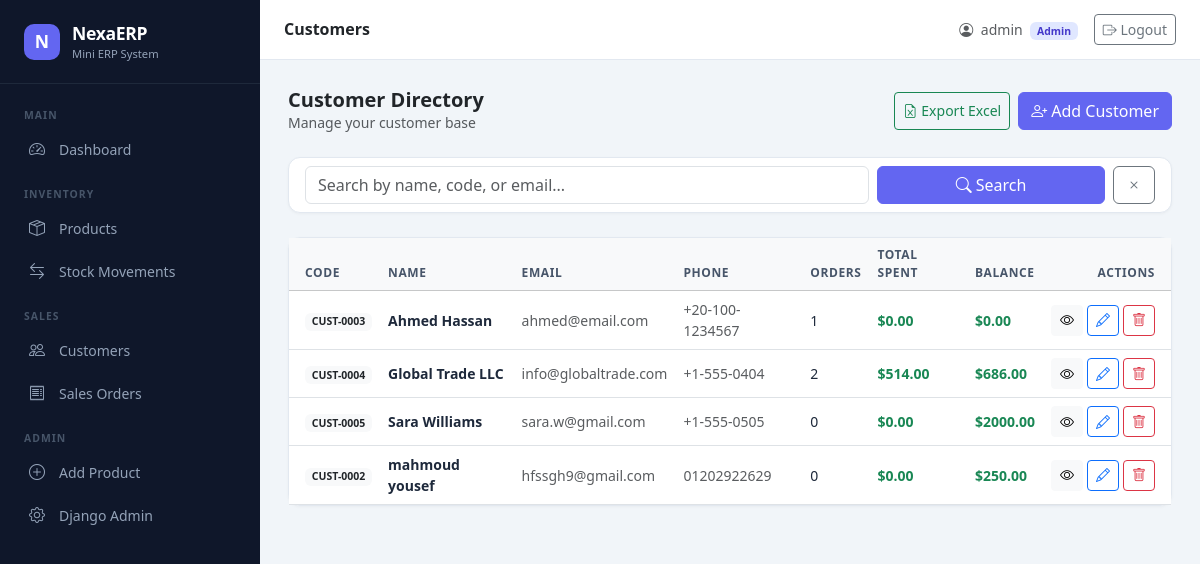
The page /customers/ (signed in) on the database its author committed.
### customers/models.py (models this page shows, shortened)
class Customer(models.Model):
    customer_code = models.CharField(max_length=50, unique=True)
    name = models.CharField(max_length=255)
    phone = models.CharField(max_length=20, blank=True)
    address = models.TextField(blank=True)
    email = models.EmailField(blank=True)
    opening_balance = models.DecimalField(max_digits=12, decimal_places=2, default=0)
    is_active = models.BooleanField(default=True)
    created_at = models.DateTimeField(auto_now_add=True)
    updated_at = models.DateTimeField(auto_now=True)
    class Meta:
        ordering = ['name']
    @property
    def total_orders(self):
        return self.salesorder_set.exclude(status='cancelled').count()
    @property
    def total_spent(self):
        from django.db.models import Sum
        result = self.salesorder_set.filter(status='confirmed').aggregate(
            total=Sum('total_amount')
        )
        return result['total'] or 0
    @property
    def balance(self):
        from django.db.models import Sum
        confirmed_total = self.salesorder_set.filter(
            status='confirmed'
        ).aggregate(total=Sum('total_amount'))['total'] or 0
        return self.opening_balance - confirmed_total

### customers/views.py (the view)
# urls.py: path('', CustomerListView.as_view(), name='customer_list'),
class CustomerListView(SalesOrAdminMixin, ListView):
    model = Customer
    template_name = 'customers/customer_list.html'
    context_object_name = 'customers'
    paginate_by = 15
    def get_queryset(self):
        query = self.request.GET.get('q', '')
        return CustomerService.search(query=query or None)
    def get_context_data(self, **kwargs):
        context = super().get_context_data(**kwargs)
        context['search_form'] = CustomerSearchForm(self.request.GET)
        return context

### customers/forms.py
class CustomerSearchForm(forms.Form):
    q = forms.CharField(
        required=False,
        widget=forms.TextInput(attrs={
            'class': 'form-control',
            'placeholder': 'Search by name, code, or email...'
        })
    )

### core/mixins.py (called while the page is built)
    def dispatch(self, request, *args, **kwargs):
        if not request.user.is_authenticated:
            return self.handle_no_permission()
        return super().dispatch(request, *args, **kwargs)

### customers/services.py (called while the page is built)
    @staticmethod
    def search(query=None):
        qs = Customer.objects.filter(is_active=True)
        if query:
            qs = qs.filter(name__icontains=query) | Customer.objects.filter(
                customer_code__icontains=query, is_active=True
            ) | Customer.objects.filter(
                email__icontains=query, is_active=True
            )
        return qs.distinct()

### customers/templates/customers/customer_list.html (shortened to what this page needs)
{% extends "base.html" %}
{% load humanize %}
{% block page_title %}Customers{% endblock %}
{% block content %}
<div class="d-flex justify-content-between align-items-center mb-4">
    <div>
        <h5 class="fw-bold mb-0">Customer Directory</h5>
        <p class="text-muted small mb-0">Manage your customer base</p>
    </div>
    <div class="d-flex gap-2">
        {% if user.is_staff or user.is_superuser %}
        <a href="{% url 'customer_export' %}" class="btn btn-outline-success btn-sm d-flex align-items-center">
            <i class="bi bi-file-earmark-excel me-1"></i>Export Excel
        </a>
        {% endif %}
        <a href="{% url 'customer_create' %}" class="btn btn-primary">
            <i class="bi bi-person-plus me-1"></i>Add Customer
        </a>
    </div>
</div>
<div class="card mb-4">
    <div class="card-body py-2">
        <form method="get" class="row g-2 align-items-end">
            <div class="col-md-8">{{ search_form.q }}</div>
            <div class="col-md-4 d-flex gap-2">
                <button type="submit" class="btn btn-primary flex-fill"><i class="bi bi-search me-1"></i>Search</button>
                <a href="{% url 'customer_list' %}" class="btn btn-outline-secondary"><i class="bi bi-x"></i></a>
            </div>
        </form>
    </div>
</div>
<div class="card">
    <div class="card-body p-0">
        <div class="table-responsive">
            <table class="table table-hover mb-0 ">
                <thead class="table-light">
                    <tr>
                        <th class="ps-3">Code</th>
                        <th>Name</th>
                        <th>Email</th>
                        <th>Phone</th>
                        <th>Orders</th>
                        <th>Total Spent</th>
                        <th>Balance</th>
                        <th class="text-end pe-3">Actions</th>
                    </tr>
                </thead>
                <tbody>
                    {% for customer in customers %}
                    <tr>
                        <td class="ps-3"><span class="badge bg-light text-dark fw-semibold">{{ customer.customer_code }}</span></td>
                        <td class="fw-semibold">{{ customer.name }}</td>
                        <td class="text-muted">{{ customer.email|default:"—" }}</td>
                        <td class="text-muted">{{ customer.phone|default:"—" }}</td>
                        <td>{{ customer.total_orders }}</td>
                        <td class="fw-semibold text-success">${{ customer.total_spent|floatformat:2|intcomma }}</td>
                        <td class="fw-semibold {% if customer.balance >= 0 %}text-success{% else %}text-danger{% endif %}">
                            ${{ customer.balance|floatformat:2 }}
                        </td>
                        <td class="text-end pe-3">
                            <div class="d-flex gap-1 justify-content-end">
                                <a href="{% url 'customer_detail' customer.pk %}" class="btn btn-sm btn-light" title="View"><i class="bi bi-eye"></i></a>
                                <a href="{% url 'customer_update' customer.pk %}" class="btn btn-sm btn-outline-primary" title="Edit"><i class="bi bi-pencil"></i></a>
                                {% if user.is_staff or user.is_superuser %}
                                <a href="{% url 'customer_delete' customer.pk %}" class="btn btn-sm btn-outline-danger" title="Delete"><i class="bi bi-trash"></i></a>
                                {% endif %}
                            </div>
                        </td>
                    </tr>
                    {% endfor %}
                </tbody>
            </table>
        </div>
    </div>
</div>
{% endblock %}

### templates/base.html (shortened to what this page needs)
{% load static %}
<!DOCTYPE html>
<html lang="en">
<head>
    <link href="https://cdn.jsdelivr.net/npm/bootstrap@5.3.2/dist/css/bootstrap.min.css" rel="stylesheet">
    <link href="https://cdn.jsdelivr.net/npm/bootstrap-icons@1.11.3/font/bootstrap-icons.css" rel="stylesheet">
    <link rel="stylesheet" href="{% static 'css/base.css' %}">
</head>
<body>
{% if user.is_authenticated %}
<nav id="sidebar">
    <a href="/" class="text-decoration-none">
        <div class="sidebar-brand">
            <div class="brand-logo">N</div>
            <div>
                <div class="brand-name">NexaERP</div>
                <div class="brand-sub">Mini ERP System</div>
            </div>
        </div>
    </a>
    <div class="sidebar-nav">
        <div class="nav-section">Main</div>
        <a href="{% url 'dashboard' %}" class="sidebar-link {% if request.resolver_match.namespace == 'core' %}active{% endif %}">
            <i class="bi bi-speedometer2"></i> Dashboard
        </a>
        <div class="nav-section mt-2">Inventory</div>
        <a href="{% url 'products_list' %}" class="sidebar-link {% if request.resolver_match.namespace == 'products' %}active{% endif %}">
            <i class="bi bi-box-seam"></i> Products
        </a>
        <a href="{% url 'movement_list' %}" class="sidebar-link {% if request.resolver_match.namespace == 'stock' %}active{% endif %}">
            <i class="bi bi-arrow-left-right"></i> Stock Movements
        </a>
        <div class="nav-section mt-2">Sales</div>
        <a href="{% url 'customer_list' %}" class="sidebar-link {% if request.resolver_match.namespace == 'customers' %}active{% endif %}">
            <i class="bi bi-people"></i> Customers
        </a>
        <a href="{% url 'order_list' %}" class="sidebar-link {% if request.resolver_match.namespace == 'orders' %}active{% endif %}">
            <i class="bi bi-receipt"></i> Sales Orders
        </a>
        {% if user.is_staff or user.is_superuser %}
        <div class="nav-section mt-2">Admin</div>
        <a href="{% url 'products_create' %}" class="sidebar-link">
            <i class="bi bi-plus-circle"></i> Add Product
        </a>
        <a href="{% url 'admin:index' %}" class="sidebar-link" target="_blank">
            <i class="bi bi-gear"></i> Django Admin
        </a>
        {% endif %}
    </div>
</nav>
<div id="main-content">
    <div class="topbar">
        <div class="d-flex align-items-center gap-3">
            <h6 class="mb-0 fw-semibold text-dark">{% block page_title %}Dashboard{% endblock %}</h6>
        </div>
        <div class="d-flex align-items-center gap-3">
            <span class="text-muted small">
                <i class="bi bi-person-circle me-1"></i>
                {{ user.get_full_name|default:user.username }}
                {% if user.is_staff %}<span class="badge ms-1" style="background:#e0e7ff;color:#4338ca;font-size:0.65rem">Admin</span>{% else %}<span class="badge ms-1" style="background:#dcfce7;color:#166534;font-size:0.65rem">Sales</span>{% endif %}
            </span>
            <form method="post" action="{% url 'logout' %}" class="d-inline">
                <button type="submit" class="btn btn-sm btn-outline-secondary">
                    <i class="bi bi-box-arrow-right"></i> Logout
                </button>
            </form>
        </div>
    </div>
    <div class="page-content">
        {% block content %}{% endblock %}
    </div>
</div>
{% else %}
<div>{% block auth_content %}{% endblock %}</div>
{% endif %}
</body>
</html>

### static/css/base.css (style rules this page uses)
:root { --sidebar-width: 260px; --sidebar-bg: #0f172a; --sidebar-accent: #6366f1; --sidebar-text: #94a3b8; --sidebar-hover: #1e293b; --topbar-height: 60px; }
body { background: #f1f5f9; font-family: 'Segoe UI', system-ui, sans-serif; }
#sidebar { position: fixed; top: 0; left: 0; bottom: 0; width: var(--sidebar-width); background: var(--sidebar-bg); z-index: 1000; overflow-y: auto; transition: transform 0.3s ease; }
.sidebar-brand { padding: 1.25rem 1.5rem; border-bottom: 1px solid #1e293b; display: flex; align-items: center; gap: 0.75rem; }
.brand-logo { width: 36px; height: 36px; border-radius: 10px; background: var(--sidebar-accent); display: flex; align-items: center; justify-content: center; font-size: 1.1rem; color: white; font-weight: 700; }
.brand-name { color: white; font-weight: 700; font-size: 1.1rem; letter-spacing: -0.02em; }
.brand-sub { color: var(--sidebar-text); font-size: 0.7rem; }
.sidebar-nav { padding: 1rem 0; }
.nav-section { padding: 0.5rem 1.5rem 0.25rem; color: #475569; font-size: 0.65rem; font-weight: 700; text-transform: uppercase; letter-spacing: 0.1em; }
.sidebar-link { display: flex; align-items: center; gap: 0.75rem; padding: 0.6rem 1.5rem; color: var(--sidebar-text); text-decoration: none; font-size: 0.875rem; font-weight: 500; border-left: 3px solid transparent; transition: all 0.15s; }
.sidebar-link i { font-size: 1rem; width: 20px; text-align: center; }
#main-content { margin-left: var(--sidebar-width); min-height: 100vh; }
.topbar { height: var(--topbar-height); background: white; border-bottom: 1px solid #e2e8f0; display: flex; align-items: center; padding: 0 1.5rem; justify-content: space-between; position: sticky; top: 0; z-index: 100; }
.page-content { padding: 1.75rem; }
.card { border: 1px solid #e2e8f0; border-radius: 12px; box-shadow: 0 1px 3px rgba(0, 0, 0, 0.04); }
.table { font-size: 0.875rem; }
.table th { font-weight: 600; color: #475569; font-size: 0.75rem; text-transform: uppercase; letter-spacing: 0.05em; border-top: none; }
.table td { vertical-align: middle; color: #1e293b; }
.btn-primary { background: var(--sidebar-accent); border-color: var(--sidebar-accent); }

### rows shown on the page
Customer: customer_code "CUST-0003", name "Ahmed Hassan", email "ahmed@email.com", phone "+20-100-1234567", total_orders "1", total_spent "0.00", balance "0.00"
Customer: customer_code "CUST-0004", name "Global Trade LLC", email "info@globaltrade.com", phone "+1-555-0404", total_orders "2", total_spent "514.00", balance "686.00"
Customer: customer_code "CUST-0005", name "Sara Williams", email "sara.w@gmail.com", phone "+1-555-0505", total_orders "0", total_spent "0.00", balance "2000.00"
Customer: customer_code "CUST-0002", name "mahmoud yousef", email "hfssgh9@gmail.com", phone "01202922629", total_orders "0", total_spent "0.00", balance "250.00"

### other values the page prints
{{ user.get_full_name|default:user.username }} "admin"
